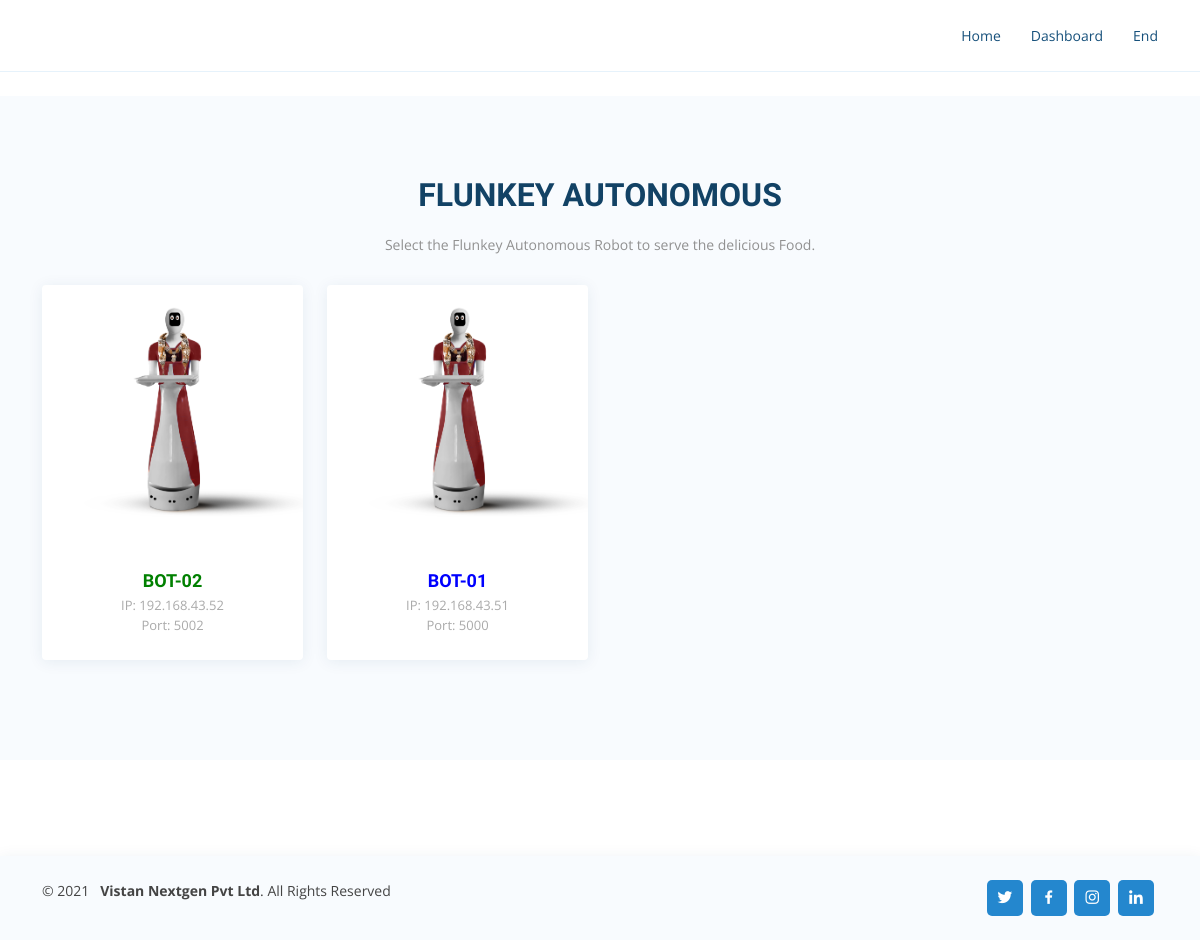
The page / on the database its author committed.
### FlunkeyApp/models.py (models this page shows, shortened)
class Bot(models.Model):
    bot_no = models.IntegerField(unique=True)
    name = models.CharField(max_length = 50, unique=True)
    color = models.CharField(max_length=20, unique=True)
    image = models.ImageField(upload_to = 'flunky_images', blank = True)
    status = models.BooleanField(default=True, help_text="bot working(active or inactive)")   # active or inactive
    avialable = models.BooleanField(default=True, help_text="available or not avialabe for delivery")  # avialabe to serve or not avialable
    ip = models.CharField(max_length=15)
    port = models.IntegerField()
    created_at = models.DateTimeField(auto_now_add=True)
    class Meta:
        verbose_name = 'Bot'
        verbose_name_plural = 'Bots'
        ordering = ('-id',)
    def get_url(self):
        return reverse("FlunkeyApp:select-table", args = [self.id])

### FlunkeyApp/views.py (the view)
# urls.py: path('', views.selectBot, name = 'select-bot'),
def selectBot(request):
    qs = Bot.objects.all().filter(avialable = True)
    qs1 = Bot.objects.all().filter(avialable = False)
    return render(request, 'FlunkeyApp/select_bot.html', {'qs':qs, 'qs1':qs1})

### FlunkeyApp/templates/FlunkeyApp/select_bot.html (shortened to what this page needs)
{% extends 'FlunkeyApp/base.html' %}
{% block content %}
    {% include 'FlunkeyApp/cards.html' %}
{% endblock %}

### FlunkeyApp/templates/FlunkeyApp/cards.html (shortened to what this page needs)
   {% load static %}
    <section id="team" class="team section-bg">
        <div class="container" data-aos="fade-up">
        <div class="section-title">
          <h2>Flunkey Autonomous</h2>
          <p>Select the Flunkey Autonomous Robot to serve the delicious Food. </p>
        </div>
        {% if qs %}
        <div class="row">
            {% for i in qs %}
                <div class="col-lg-3 col-md-6 d-flex align-items-stretch" data-aos="fade-up" data-aos-delay="100">
                    <div class="member">
                    <div class="member-img">
                        <a href="{{i.get_url}}"><img src ="" alt="{{i.name}}" onerror=this.src="{% static "assets/img/flunkey/2sds.png" %}" class="img-fluid" alt=""></a>
                    </div>
                    <div class="member-info">
                        <h4><a href="{{i.get_url}}" style="color: {{i.color}}">{{i.name}}</a></h4>
                        <span>IP: {{i.ip}}</span>
                        <span>Port: {{i.port}}</span>
                    </div>
                    </div>
                </div>
            {% endfor %}
        </div>
        {% endif %}
        </div>
    </section>

### static/assets/css/style.css (style rules this page uses)
body { font-family: "Open Sans", sans-serif; color: #444444; }
a { color: #2487ce; text-decoration: none; }
h1, h2, h3, h4, h5, h6 { font-family: "Raleway", sans-serif; }
section { padding: 80px 0; overflow: hidden; }
.section-bg { background-color: #f8fbfe; }
.section-title { text-align: center; padding-bottom: 30px; }
.section-title h2 { font-size: 32px; font-weight: bold; text-transform: uppercase; margin-bottom: 20px; padding-bottom: 0; color: #124265; }
.section-title p { margin-bottom: 0; font-size: 14px; color: #919191; }
.team .member { margin-bottom: 20px; overflow: hidden; text-align: center; border-radius: 4px; background: #fff; box-shadow: 0px 2px 15px rgba(18, 66, 101, 0.08); }
.team .member .member-img { position: relative; overflow: hidden; }
.team .member .member-info { padding: 25px 15px; }
.team .member .member-info h4 { font-weight: 700; margin-bottom: 5px; font-size: 18px; color: #124265; }
.team .member .member-info span { display: block; font-size: 13px; font-weight: 400; color: #aaaaaa; }

### rows shown on the page
Bot: name "BOT-02", ip "192.168.43.52", port "5002"
Bot: name "BOT-01", ip "192.168.43.51", port "5000"
